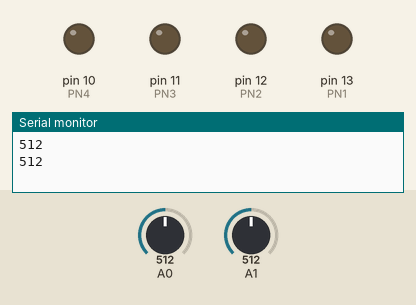
Bench run of a sketch on a simulated Arduino Uno, built with avr-gcc and run on an emulated ATmega328P. Shown: output pins drawn as LEDs (lit = HIGH), the last lines printed to the serial monitor. The test bench sets the inputs (shaded band); at power-on: A0 = 512, A1 = 512.

Above: at 0.1 s.
At 2.1 s:
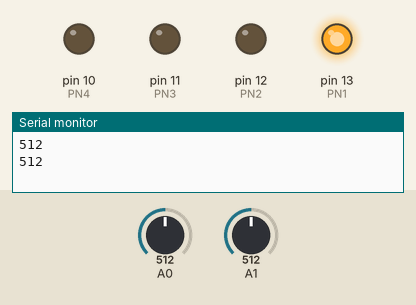
At 2.7 s:
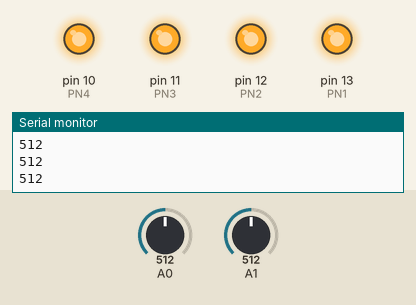
Timing chart, 0 to 4.2 s (numbered marks = the images above):
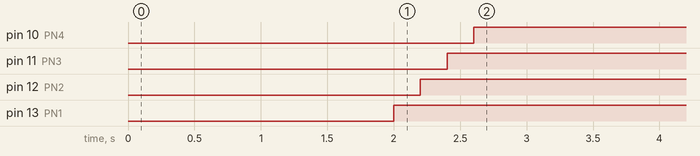

The sketch:

metro_dark_light_by_ldr.ino
```cpp
#define PN1 13
#define PN2 12
#define PN3 11
#define PN4 10
int sensor1,sensor2;
void setup() {
  // put your setup code here, to run once:
  pinMode(PN1, OUTPUT);
  pinMode(PN2, OUTPUT);
  pinMode(PN3, OUTPUT);
  pinMode(PN4, OUTPUT);
  Serial.begin(9600);
}

void loop() {
  // put your main code here, to run repeatedly:
  Serial.println(analogRead(A0));
  Serial.println(analogRead(A1));
  delay(2000);

  sensor1 = analogRead(A0);
  sensor2 = analogRead(A1);
  if (sensor1 < 800 || sensor2 < 800)
  {
    digitalWrite(PN1, HIGH);
    delay(200);
    digitalWrite(PN2, HIGH);
    delay(200);
    digitalWrite(PN3, HIGH);
    delay(200);
    digitalWrite(PN4, HIGH);

  }
  else
    {
    digitalWrite(PN4, LOW);
    delay(200);
    digitalWrite(PN3, LOW);
    delay(200);
    digitalWrite(PN2, LOW);
    delay(200);
    digitalWrite(PN1, LOW);
    }


}
```

Measured:
- by itself, pin 10 (PN4): LOW → HIGH at 2.6 s
- by itself, pin 11 (PN3): LOW → HIGH at 2.4 s
- by itself, pin 12 (PN2): LOW → HIGH at 2.2 s
- by itself, pin 13 (PN1): LOW → HIGH at 2.0 s
